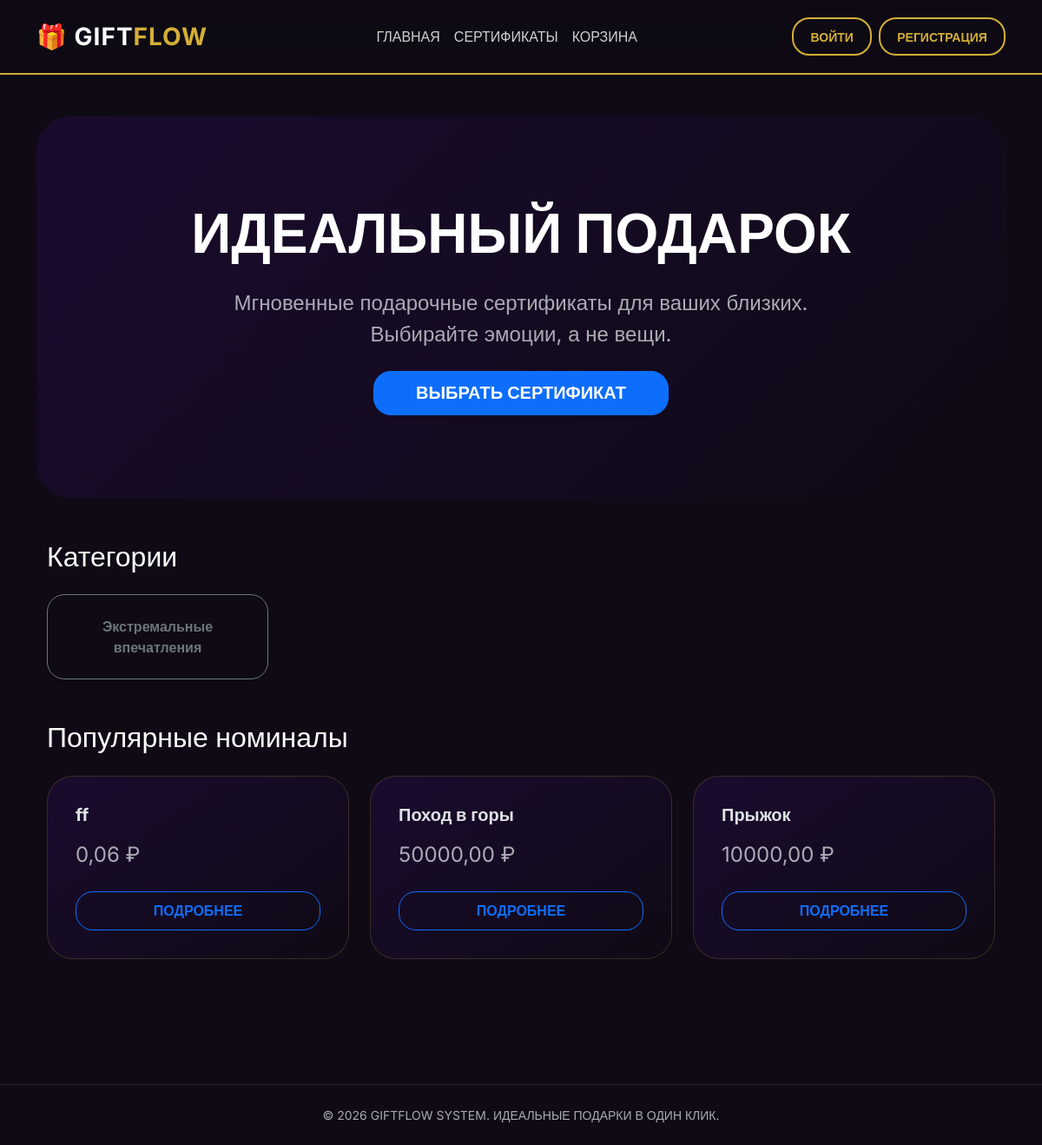
The page / on the database its author committed.
### shop/models.py (models this page shows, shortened)
class Category(models.Model):
    name = models.CharField(max_length=100, verbose_name="Название категории")
    description = models.TextField(blank=True, null=True, verbose_name="Описание категории")

class Product(models.Model):
    name = models.CharField(max_length=200, verbose_name="Название товара")
    description = models.TextField(verbose_name="Описание")
    photo = models.ImageField(
        upload_to='products/',
        blank=True,
        null=True,
        verbose_name="Фото"
    )
    price = models.DecimalField(
        max_digits=10,
        decimal_places=2,
        validators=[MinValueValidator(0)],
        verbose_name="Цена"
    )
    stock = models.IntegerField(
        validators=[MinValueValidator(0)],
        verbose_name="Количество на складе"
    )
    category = models.ForeignKey(Category, on_delete=models.CASCADE, verbose_name="Категория")
    manufacturer = models.ForeignKey(Manufacturer, on_delete=models.CASCADE, verbose_name="Производитель")

### shop/views.py (the view)
# urls.py: path('', views.home, name='home'),
def home(request):
    products = Product.objects.all().order_by('-id')[:6]
    categories = Category.objects.all()
    return render(request, 'index.html', {
        'products': products,
        'categories': categories
    })

### shop/templates/index.html (shortened to what this page needs)
{% extends 'base.html' %}
{% load static %}
{% block content %}
<div class="p-5 mb-5 text-center" style="background: linear-gradient(135deg, #1a0b2e, #0f0a15); border-radius: 40px;">
    <div class="container-fluid py-5">
        <h1 class="display-3 fw-bold text-white mb-4">ИДЕАЛЬНЫЙ ПОДАРОК</h1>
        <p class="col-md-8 fs-4 mx-auto text-muted mb-4">
            Мгновенные подарочные сертификаты для ваших близких. Выбирайте эмоции, а не вещи.
        </p>
        <a href="{% url 'shop:catalog' %}" class="btn btn-primary btn-lg px-5">ВЫБРАТЬ СЕРТИФИКАТ</a>
    </div>
</div>
<div class="container my-5">
    <h2 class="mb-4 text-white">Категории</h2>
    <div class="row g-4">
        {% for cat in categories %}
        <div class="col-md-3">
            <a href="{% url 'shop:catalog' %}?category={{ cat.id }}"
               class="btn btn-outline-secondary w-100 py-4 shadow-sm">
                {{ cat.name }}
            </a>
        </div>
        {% endfor %}
    </div>
</div>
<div class="container my-5">
    <h2 class="mb-4 text-white">Популярные номиналы</h2>
    <div class="row g-4">
        {% for product in products %}
        <div class="col-md-4">
            <div class="card h-100 p-3">
                <div class="card-body">
                    <h5 class="card-title fw-bold mb-3">{{ product.name }}</h5>
                    <p class="card-text text-muted mb-4 fs-4">{{ product.price }} ₽</p>
                    <a href="{% url 'shop:product_detail' product.id %}"
                       class="btn btn-outline-primary w-100">ПОДРОБНЕЕ</a>
                </div>
            </div>
        </div>
        {% endfor %}
    </div>
</div>
{% endblock %}

### shop/templates/base.html (style rules this page uses)
:root { --gold: #d4af37; --deep-purple: #1a0b2e; --bg-dark: #0f0a15; }
body { font-family: 'Inter', sans-serif; background-color: var(--bg-dark); color: #fff; }
.btn { border-radius: 20px !important; font-weight: 600; padding: 0.6rem 1.2rem; transition: 0.3s; }
.card { border-radius: 30px !important; border: 1px solid rgba(212, 175, 55, 0.2); background: linear-gradient(145deg, var(--deep-purple), var(--bg-dark)); }

### rows shown on the page
Category: name "Экстремальные впечатления"
Product: name "ff", price "0,06"
Product: name "Поход в горы", price "50000,00"
Product: name "Прыжок", price "10000,00"
